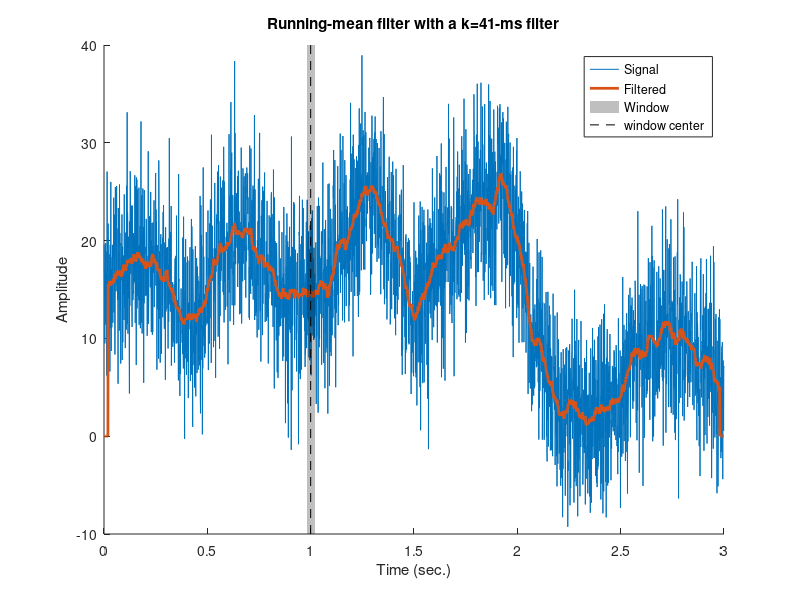

Write MATLAB code to recreate this figure.
% Mean Denoing
% Developed by Mehdi0xC (Based on Mike X Cohen Signal Processing Course)
% create signal
srate = 1000; % Hz
time  = 0:1/srate:3;
n     = length(time);
p     = 15; % poles for random interpolation

% noise level, measured in standard deviations
noiseamp = 5; 

% amplitude modulator and noise level
ampl   = interp1(rand(p,1)*30,linspace(1,p,n));
noise  = noiseamp * randn(size(time));
signal = ampl + noise;

% initialize filtered signal vector
filtsig = zeros(size(signal));

% implement the running mean filter
k = 20; % filter window is actually k*2+1
for i=k+1:n-k-1
    % each point is the average of k surrounding points
    filtsig(i) = mean(signal(i-k:i+k));
end

% compute window size in ms
windowsize = 1000*(k*2+1) / srate;


% plot the noisy and filtered signals
figure(1), clf, hold on
plot(time,signal, time,filtsig, 'linew',2)

% draw a patch to indicate the window size
tidx = dsearchn(time',1);
ylim = get(gca,'ylim');
patch(time([ tidx-k tidx-k tidx+k tidx+k ]),ylim([ 1 2 2 1 ]),'k','facealpha',.25,'linestyle','none')
plot(time([tidx tidx]),ylim,'k--')

xlabel('Time (sec.)'), ylabel('Amplitude')
title([ 'Running-mean filter with a k=' num2str(round(windowsize)) '-ms filter' ])
legend({'Signal';'Filtered';'Window';'window center'})

zoom on

